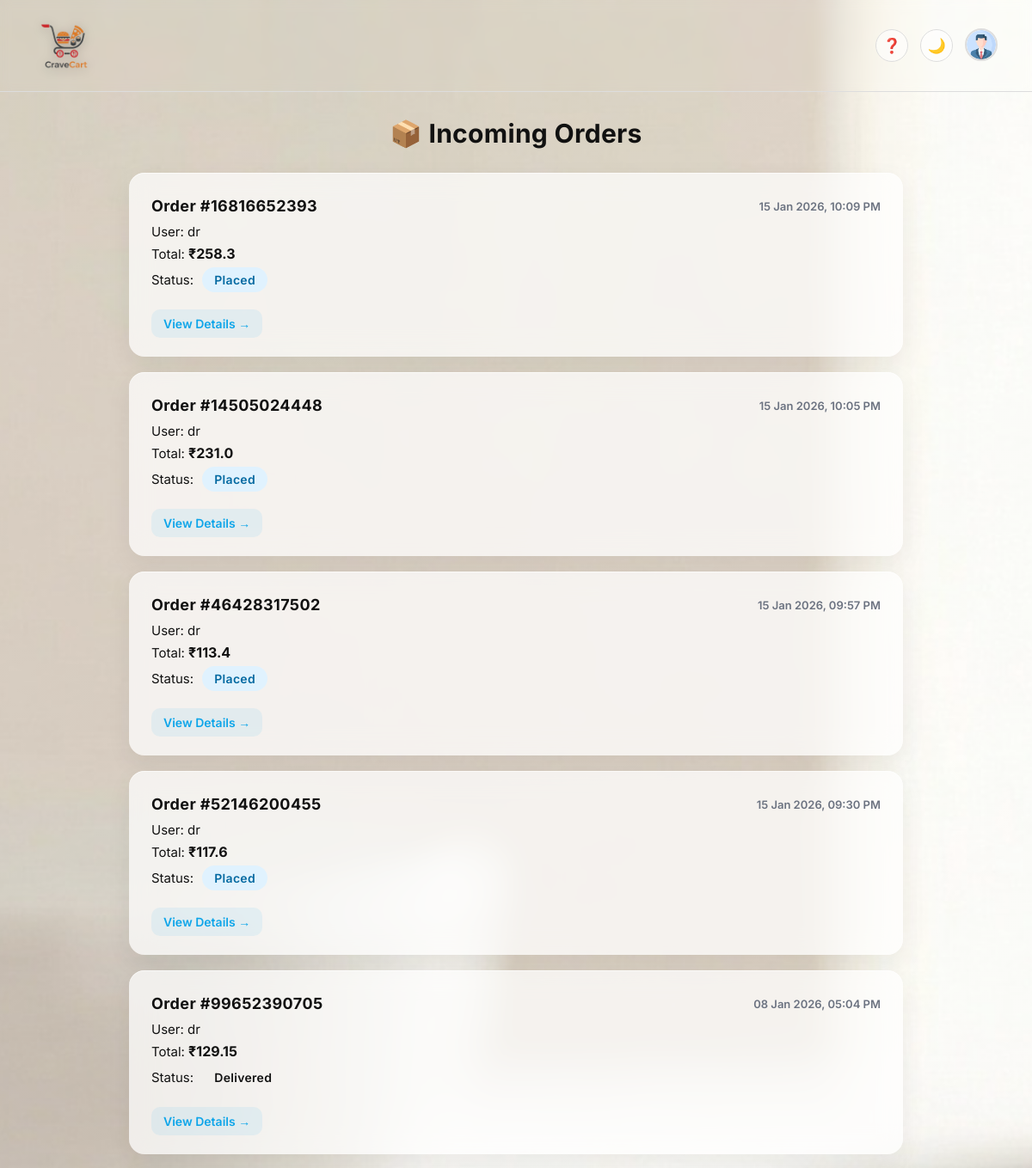
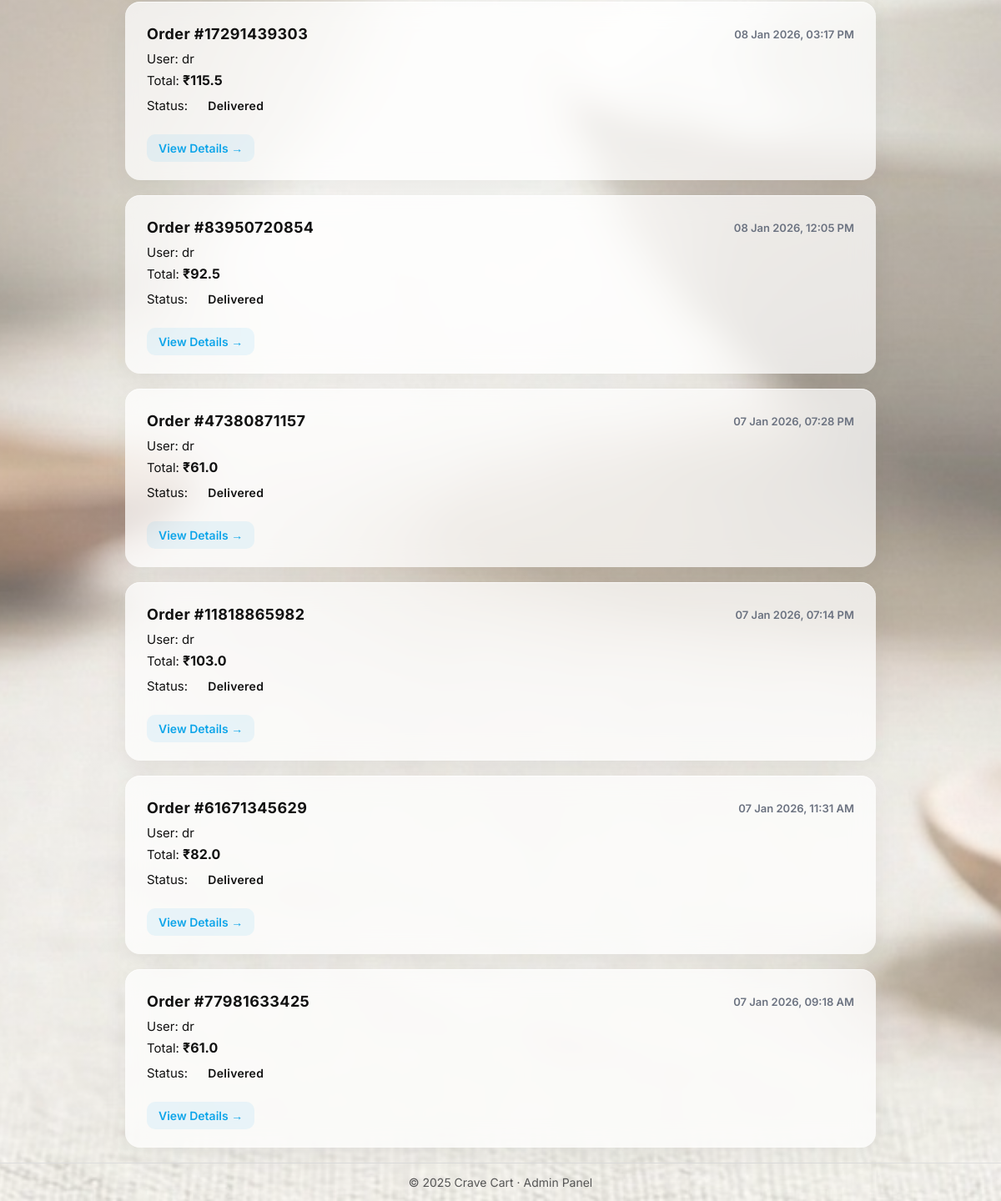
Page /admin-panel/orders/ (signed in) on the committed database (2 pictures, top to bottom).
### delivery/models.py (models this page shows, shortened)
class Order(models.Model):
    STATUS_CHOICES = [
        ("PLACED", "Placed"),
        ("PREPARING", "Preparing"),
        ("OUT_FOR_DELIVERY", "Out for Delivery"),
        ("DELIVERED", "Delivered"),
        ("CANCELLED", "Cancelled"),
    ]
    order_number = models.CharField(max_length=11, unique=True, blank=True, null=True)
    user = models.ForeignKey(User, on_delete=models.CASCADE)
    coupon_code = models.CharField(max_length=50, blank=True, null=True)
    coupon_discount = models.DecimalField(
        max_digits=10,
        decimal_places=2,
        default=0
    )
    subtotal = models.FloatField(default=0)
    gst_percent = models.PositiveIntegerField(default=5)
    gst_amount = models.FloatField(default=0)
    delivery_fee = models.FloatField(default=0)
    total_amount = models.FloatField(default=0)
    payment_id = models.CharField(max_length=200)
    status = models.CharField(max_length=20, choices=STATUS_CHOICES, default="PLACED")
    created_at = models.DateTimeField(auto_now_add=True)
    delivered_at = models.DateTimeField(null=True, blank=True)
    rating = models.PositiveSmallIntegerField(null=True, blank=True)
    review = models.TextField(blank=True)

class User(models.Model):
    username = models.CharField(max_length=150, unique=True)
    first_name = models.CharField(max_length=30)
    last_name = models.CharField(max_length=30)
    password = models.CharField(max_length=128)
    email = models.EmailField(unique=True)
    mobile = models.CharField(max_length=15)
    address = models.TextField()

### delivery/views.py (the view)
# urls.py: path("admin-panel/orders/", views.admin_orders, name="admin_orders"),
def admin_orders(request):
    if request.session.get("username") != "admin":
        return redirect("signin")
    orders = Order.objects.all().order_by("-created_at")
    return render(request, "admin_orders.html", {
        "orders": orders
    })

### delivery/context_processors.py (called while the page is built)
def cart_count_processor(request):
    cart_count = 0
    username = request.session.get("username")
    if username:
        cart = Cart.objects.filter(username=username).first()
        if cart:
            cart_count = (
                CartItem.objects
                .filter(cart=cart)
                .aggregate(total=Sum("quantity"))["total"]
                or 0
            )
    return {
        "cart_count": cart_count
    }

### delivery/templates/admin_orders.html (shortened to what this page needs)
{% load static %}
<!DOCTYPE html>
<html lang="en">
<head>
  <link rel="stylesheet" href="{% static 'css/sign_style.css' %}">
  <link rel="stylesheet" href="{% static 'css/admin_orders.css' %}">
</head>
<body>
<header class="header">
    <div class="brand">
        <a href="{% url 'home' %}" class="logo-link">
            <img src="{% static 'images/logoo.png' %}" alt="Crave Cart Logo" class="logo">
        </a>
    </div>
    <div class="header-actions">
        <button class="icon-btn" title="Help">❓</button>
        <button class="icon-btn theme-btn" onclick="toggleTheme()" title="Toggle theme">
            <span id="themeIcon">🌙</span>
        </button>
        <div class="profile-menu">
            <button class="profile-avatar" onclick="toggleProfileMenu(event)">
                <img src="{% static 'images/profile.png' %}" alt="Profile">
            </button>
        </div>
    </div>
</header>
  <h2>📦 Incoming Orders</h2>
  {% if orders %}
    {% for order in orders %}
      <div class="admin-order-card">
        <div class="top">
          <strong>Order #{{ order.order_number }}</strong>
          <span>{{ order.created_at|date:"d M Y, h:i A" }}</span>
        </div>
        <div class="detail">
          <span class="label">User:</span>
          <span class="value">{{ order.user.username }}</span>
        </div>
        <div class="detail">
          <span class="label">Total:</span>
          <span class="value amount">₹{{ order.total_amount }}</span>
        </div>
        <div class="detail">
          <span class="label">Status:</span>
          <span class="status {{ order.status }}">
            {{ order.get_status_display }}
          </span>
        </div>
        <a class="view-btn" href="{% url 'admin_order_detail' order.id %}">
          View Details →
        </a>
      </div>
    {% endfor %}
  {% else %}
    <p class="empty-text">No orders yet 📭</p>
  {% endif %}
<footer class="footer">
    © 2025 Crave Cart · Admin Panel
</footer>
</body>
</html>

### delivery/static/css/sign_style.css (style rules this page uses)
:root { --bg: #ffffff; --text: #111111; --muted: #555; --primary: #000000; --border: #ddd; }
* { margin: 0; padding: 0; box-sizing: border-box; font-family: 'Inter', sans-serif; }
body { min-height: 100vh; background: radial-gradient(circle at top, rgba(255,255,255,0.40), rgba(255,255,255,0.40) ), url("../images/bg-light.jpg") center / cover no-repeat; background-attachment: fixed; color: var(--text); transition: background 0.3s ease, color 0.3s ease; }
.header { backdrop-filter: blur(8px); padding: 18px 40px; display: flex; justify-content: space-between; align-items: center; border-bottom: 1px solid var(--border); backdrop-filter: blur(6px); }
.logo-link { display: flex; align-items: center; text-decoration: none; }
.logo { object-fit: contain; border-radius: 10px; padding: 6px; height: 70px; width: auto; background: transparent; filter: drop-shadow(0 2px 6px rgba(0,0,0,0.25)); transition: transform 0.2s ease, filter 0.2s ease; }
.header-actions { display: flex; align-items: center; gap: 14px; }
.icon-btn { width: 38px; height: 38px; border-radius: 50%; border: 1px solid var(--border); background: rgba(255,255,255,0.55); display: flex; align-items: center; justify-content: center; cursor: pointer; font-size: 17px; backdrop-filter: blur(6px); transition: background 0.2s ease, transform 0.15s ease; }
.profile-menu { position: relative; }
.profile-avatar { width: 38px; height: 38px; border-radius: 50%; border: 2px solid var(--border); background: none; padding: 0; cursor: pointer; overflow: hidden; }
.profile-avatar img { width: 100%; height: 100%; object-fit: cover; transition: transform 0.2s ease; }
.footer { text-align: center; padding: 14px; border-top: 1px solid var(--border); font-size: 14px; color: var(--muted); }
.brand { display: flex; align-items: center; }

### delivery/static/css/admin_orders.css (style rules this page uses)
h2 { text-align: center; font-size: 30px; font-weight: 700; margin: 30px 0; letter-spacing: 0.3px; margin-bottom: 28px; color: var(--text-primary); }
.admin-order-card { background: rgba(255, 255, 255, 0.72); backdrop-filter: blur(14px); box-shadow: 0 10px 30px rgba(0, 0, 0, 0.06), inset 0 1px 0 rgba(255, 255, 255, 0.6); transition: transform 0.25s ease, box-shadow 0.25s ease; position: relative; border-radius: 18px; padding: 22px 26px; margin: 18px auto; max-width: 900px; }
.admin-order-card::before { content: ""; position: absolute; left: 0; top: 0; height: 100%; width: 6px; border-radius: 18px 0 0 18px; background: var(--border-glow); }
.admin-order-card .top { display: flex; justify-content: space-between; align-items: center; margin-bottom: 12px; font-weight: 600; margin-bottom: 10px; color: var(--text-primary); }
.admin-order-card .top strong { font-size: 18px; font-weight: 700; letter-spacing: 0.4px; }
.admin-order-card .top span { font-size: 13px; color: #6b7280; }
.admin-order-card div { margin: 6px 0; font-size: 15px; color: var(--text-secondary); }
.admin-order-card .amount { font-size: 16px; font-weight: 700; }
.status { display: inline-block; border-radius: 999px; font-weight: 600; margin-left: 6px; letter-spacing: 0.3px; padding: 6px 14px; font-weight: 600; font-size: 14px; }
.status.PLACED { background: #e0f2fe; color: #0369a1; }
.status.DELIVERED { background: var(--status-delivered-bg); color: var(--status-delivered-text); }
.admin-order-card a { display: inline-block; margin-top: 14px; text-decoration: none; font-weight: 600; font-size: 14px; color: #0ea5e9; padding: 8px 14px; border-radius: 10px; transition: all 0.25s ease; background: rgba(14, 165, 233, 0.08); }
.view-btn { display: inline-block; margin-top: 14px; padding: 10px 18px; border-radius: 999px; background: rgba(14,165,233,0.12); color: var(--accent); font-weight: 600; text-decoration: none; transition: all 0.25s ease; }
header.header { position: sticky; top: 0; z-index: 99999; }
.profile-menu { position: relative; z-index: 100000; }
body { overflow: visible; }
body, .container, .orders-wrapper { overflow: visible !important; }
header.header, .profile-menu, .profile-dropdown { z-index: 999999 !important; }

### rows in the picture
Order: order_number "16816652393", created_at "15 Jan 2026, 10:09 PM", user.username "dr", total_amount "258.3", status "Placed"
Order: order_number "14505024448", created_at "15 Jan 2026, 10:05 PM", user.username "dr", total_amount "231.0", status "Placed"
Order: order_number "46428317502", created_at "15 Jan 2026, 09:57 PM", user.username "dr", total_amount "113.4", status "Placed"
Order: order_number "52146200455", created_at "15 Jan 2026, 09:30 PM", user.username "dr", total_amount "117.6", status "Placed"
Order: order_number "99652390705", created_at "08 Jan 2026, 05:04 PM", user.username "dr", total_amount "129.15", status "Delivered"
Order: order_number "17291439303", created_at "08 Jan 2026, 03:17 PM", user.username "dr", total_amount "115.5", status "Delivered"
Order: order_number "83950720854", created_at "08 Jan 2026, 12:05 PM", user.username "dr", total_amount "92.5", status "Delivered"
Order: order_number "47380871157", created_at "07 Jan 2026, 07:28 PM", user.username "dr", total_amount "61.0", status "Delivered"
Order: order_number "11818865982", created_at "07 Jan 2026, 07:14 PM", user.username "dr", total_amount "103.0", status "Delivered"
Order: order_number "61671345629", created_at "07 Jan 2026, 11:31 AM", user.username "dr", total_amount "82.0", status "Delivered"
Order: order_number "77981633425", created_at "07 Jan 2026, 09:18 AM", user.username "dr", total_amount "61.0", status "Delivered"
